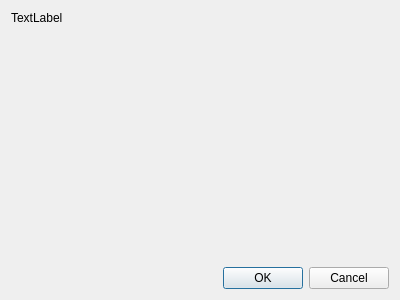
<?xml version="1.0" encoding="UTF-8"?>
<ui version="4.0">
 <class>Magnetic_Field_Calibration_Wizard_Instructions</class>
 <widget class="QWidget" name="Magnetic_Field_Calibration_Wizard_Instructions">
  <property name="geometry">
   <rect>
    <x>0</x>
    <y>0</y>
    <width>400</width>
    <height>300</height>
   </rect>
  </property>
  <property name="windowTitle">
   <string>Form</string>
  </property>
  <layout class="QVBoxLayout" name="verticalLayout">
   <item>
    <widget class="QLabel" name="instructions">
     <property name="text">
      <string>TextLabel</string>
     </property>
     <property name="wordWrap">
      <bool>true</bool>
     </property>
    </widget>
   </item>
   <item>
    <spacer name="verticalSpacer">
     <property name="orientation">
      <enum>Qt::Vertical</enum>
     </property>
     <property name="sizeHint" stdset="0">
      <size>
       <width>20</width>
       <height>40</height>
      </size>
     </property>
    </spacer>
   </item>
   <item>
    <widget class="QDialogButtonBox" name="buttonBox">
     <property name="standardButtons">
      <set>QDialogButtonBox::Cancel|QDialogButtonBox::Ok</set>
     </property>
    </widget>
   </item>
  </layout>
 </widget>
 <resources/>
 <connections/>
</ui>
